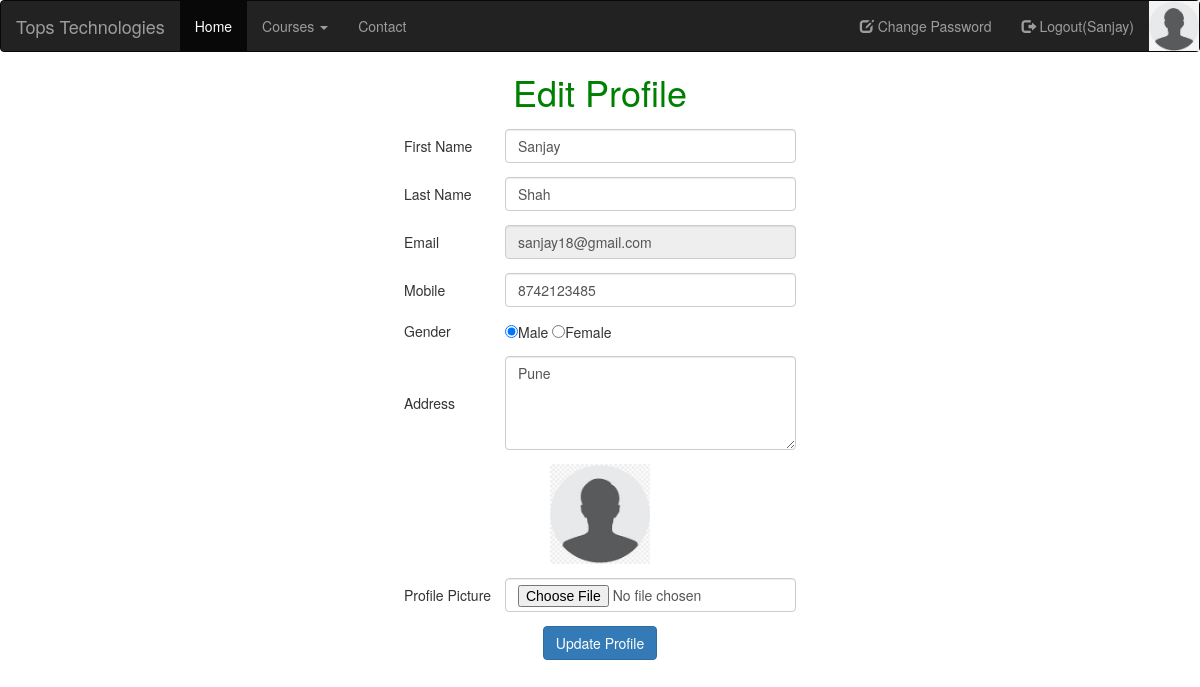
/profile/ (signed in), run on the app's committed database.
### myapp/models.py (models this page shows, shortened)
class User(models.Model):
	fname=models.CharField(max_length=100)
	lname=models.CharField(max_length=100)
	email=models.EmailField()
	mobile=models.PositiveIntegerField()
	address=models.TextField()
	gender=models.CharField(max_length=100)
	password=models.CharField(max_length=100)
	profile_pic=models.ImageField(upload_to="profile_pic/")

### myapp/views.py (the view)
# urls.py: path('profile/',views.profile,name='profile'),
def profile(request):
	user=User.objects.get(email=request.session['email'])
	if request.method=="POST":
		user.fname=request.POST['fname']
		user.lname=request.POST['lname']
		user.mobile=request.POST['mobile']
		user.gender=request.POST['gender']
		user.address=request.POST['address']
		try:
			user.profile_pic=request.FILES['profile_pic']
		except:
			pass
		user.save()
		msg="Profile Updated Successfully"
		request.session['profile_pic'] = user.profile_pic.url
		return render(request,'profile.html',{'user':user,'msg':msg})
	else:
		return render(request,'profile.html',{'user':user})

### myapp/templates/profile.html (shortened to what this page needs)
{% extends 'header.html' %}
{% block content %}
<!DOCTYPE html>
<html>
<head>
</head>
<body>
	<center>
		<h1 style="color:green">Edit Profile</h1>
		<form method="post" action="{% url 'profile' %}" enctype="multipart/form-data">
			<table>
				<tr>
					<td>First Name</td>
					<td><input type="text" name="fname" value="{{user.fname}}" class="form-control" placeholder="Enter First Name"></td>
				</tr>
				<tr>
					<td>Last Name</td>
					<td><input type="text" name="lname" value="{{user.lname}}"class="form-control"placeholder="Enter Last Name"></td>
				</tr>
				<tr>
					<td>Email</td>
					<td><input type="text" name="email" value="{{user.email}}" readonly class="form-control" placeholder="Enter Your Email"></td>
				</tr>
				<tr>
					<td>Mobile</td>
					<td><input type="text" name="mobile" value="{{user.mobile}}" class="form-control" placeholder="Enter Your Mobile Number"></td>
				</tr>
				<tr>
					<td>Gender</td>
					<td>
						{% if user.gender == "male" %}
							<input type="radio" name="gender" value="male" checked>Male
							<input type="radio" name="gender" value="female">Female
						{% else %}
							<input type="radio" name="gender" value="male">Male
							<input type="radio" name="gender" value="female" checked>Female
						{% endif %}
					</td>
				</tr>
				<tr>
					<td>Address</td>
					<td><textarea rows="4" cols="22" name="address"  class="form-control" placeholder="Enter Your Address">{{user.address}}</textarea></td>
				</tr>
				<tr>
					<td colspan="2" align="center">
						<img src="{{user.profile_pic.url}}" width="100px" height="100px">
					</td>
				</tr>
				<tr>
					<td>Profile Picture</td>
					<td><input type="file" name="profile_pic" class="form-control"></td>
				</tr>
				<tr>
					<td colspan="2" align="center">
						<input type="submit" name="action" value="Update Profile" class="btn btn-primary">
					</td>
				</tr>
			</table>
		</form>
	</center>
</body>
</html>
{% endblock %}

### myapp/templates/header.html (shortened to what this page needs)
<!DOCTYPE html>
<html>
<head>
	<link rel="stylesheet" href="https://maxcdn.bootstrapcdn.com/bootstrap/3.4.1/css/bootstrap.min.css">
</head>
<body>
<nav class="navbar navbar-inverse">
  <div class="container-fluid">
    <div class="navbar-header">
      <a class="navbar-brand" href="/">Tops Technologies</a>
    </div>
    <ul class="nav navbar-nav">
      <li class="active"><a href="/">Home</a></li>
      <li class="dropdown"><a class="dropdown-toggle" data-toggle="dropdown" href="#">Courses <span class="caret"></span></a>
      </li>
      <li><a href="{% url 'contact' %}">Contact</a></li>
    </ul>
    <ul class="nav navbar-nav navbar-right">
      {% if request.session.email %}
        <li><a href="{% url 'change-password'%}"><span class="glyphicon glyphicon-edit"></span> Change Password</a></li>
        <li><a href="{% url 'logout'%}"><span class="glyphicon glyphicon-log-out"></span> Logout({{request.session.fname}})</a></li>
        <a href="{% url 'profile' %}"><img src="{{request.session.profile_pic}}" width="50px" height="50px"></a>
      {% else %}
        <li><a href="{% url 'signup'%}"><span class="glyphicon glyphicon-user"></span> Sign Up</a></li>
        <li><a href="{% url 'login'%}"><span class="glyphicon glyphicon-log-in"></span> Login</a></li>
      {% endif %}
    </ul>
  </div>
</nav>
{% block content %}
{% endblock %}
</body>
</html>

### myapp/templates/header.html (style rules this page uses)
tr,td { padding: 7px; }

### data on the page
User: session.fname "Sanjay", fname "Sanjay", lname "Shah", email "sanjay18@gmail.com", mobile "8742123485", address "Pune", profile_pic (picture)
